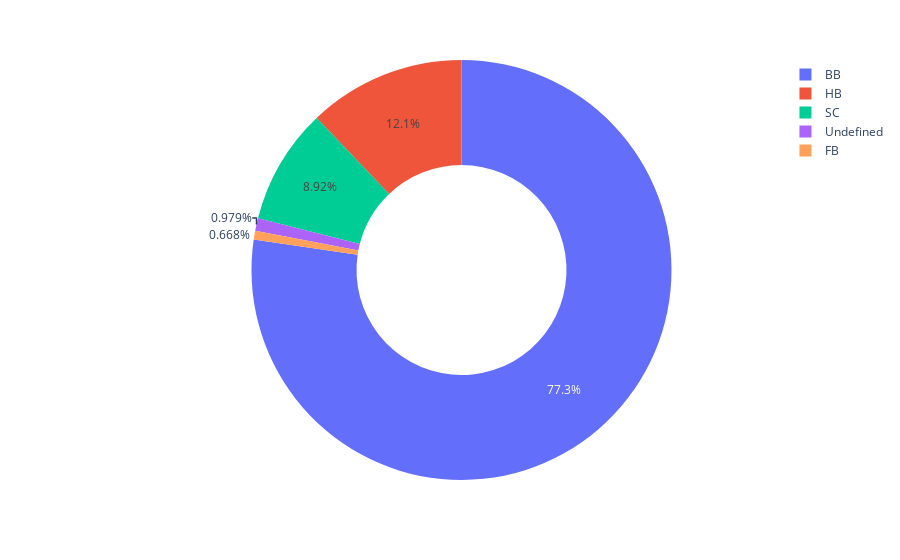

The notebook cell saved with this chart:
### Code cell
px.pie(data,values=data['meal'].value_counts(), names=data['meal'].value_counts().index, hole=0.5)

### Figure 1 — Plotly figure (JSON) as saved in the notebook; plotly's stock layout.template omitted (floating-point values rounded to 4 significant figures)
{"data": [{"domain": {"x": [0, 1], "y": [0, 1]}, "hole": 0.5, "hovertemplate": "label=%{label}<br>value=%{value}<extra></extra>", "labels": ["BB", "HB", "SC", "Undefined", "FB"], "legendgroup": "", "name": "", "showlegend": true, "type": "pie", "values": [92310, 14463, 10650, 1169, 798]}], "layout": {"legend": {"tracegroupgap": 0}, "margin": {"t": 60}}}
